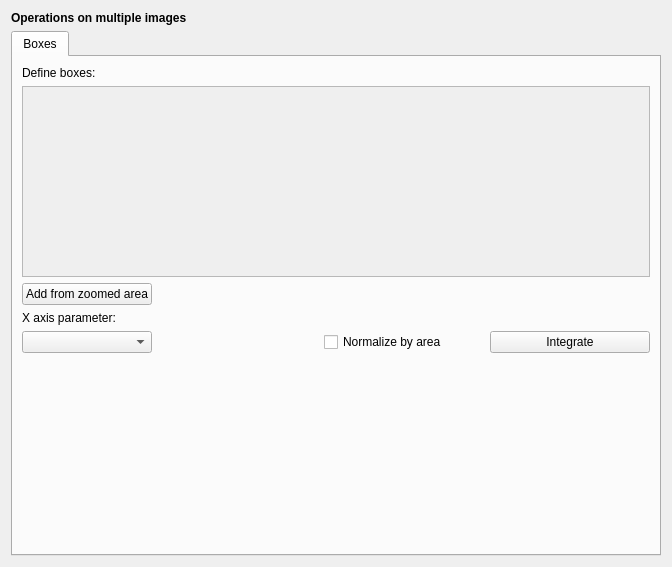
<?xml version="1.0" encoding="UTF-8"?>
<ui version="4.0">
 <class>Form</class>
 <widget class="QWidget" name="Form">
  <property name="geometry">
   <rect>
    <x>0</x>
    <y>0</y>
    <width>659</width>
    <height>567</height>
   </rect>
  </property>
  <property name="windowTitle">
   <string>Form</string>
  </property>
  <layout class="QVBoxLayout" name="verticalLayout">
   <item>
    <widget class="QLabel" name="label_10">
     <property name="font">
      <font>
       <weight>75</weight>
       <bold>true</bold>
      </font>
     </property>
     <property name="text">
      <string>Operations on multiple images</string>
     </property>
    </widget>
   </item>
   <item>
    <widget class="QTabWidget" name="tabWidget">
     <property name="currentIndex">
      <number>0</number>
     </property>
     <widget class="QWidget" name="tab_2">
      <attribute name="title">
       <string>Boxes</string>
      </attribute>
      <layout class="QGridLayout" name="gridLayout">
       <item row="5" column="0" colspan="4">
        <spacer name="verticalSpacer">
         <property name="orientation">
          <enum>Qt::Vertical</enum>
         </property>
         <property name="sizeHint" stdset="0">
          <size>
           <width>628</width>
           <height>192</height>
          </size>
         </property>
        </spacer>
       </item>
       <item row="0" column="0">
        <widget class="QLabel" name="label_2">
         <property name="sizePolicy">
          <sizepolicy hsizetype="Fixed" vsizetype="Preferred">
           <horstretch>0</horstretch>
           <verstretch>0</verstretch>
          </sizepolicy>
         </property>
         <property name="text">
          <string>Define boxes:</string>
         </property>
        </widget>
       </item>
       <item row="1" column="0" colspan="4">
        <widget class="QScrollArea" name="boxArea">
         <property name="widgetResizable">
          <bool>true</bool>
         </property>
         <widget class="QWidget" name="scrollAreaWidgetContents">
          <property name="geometry">
           <rect>
            <x>0</x>
            <y>0</y>
            <width>625</width>
            <height>189</height>
           </rect>
          </property>
          <layout class="QVBoxLayout" name="verticalLayout_4">
           <item>
            <layout class="QVBoxLayout" name="boxLayout">
             <item>
              <spacer name="verticalSpacer_3">
               <property name="orientation">
                <enum>Qt::Vertical</enum>
               </property>
               <property name="sizeHint" stdset="0">
                <size>
                 <width>20</width>
                 <height>40</height>
                </size>
               </property>
              </spacer>
             </item>
            </layout>
           </item>
          </layout>
         </widget>
        </widget>
       </item>
       <item row="2" column="0">
        <widget class="QPushButton" name="addboxBtn">
         <property name="text">
          <string>Add from zoomed area</string>
         </property>
        </widget>
       </item>
       <item row="4" column="3">
        <widget class="QPushButton" name="integrateBtn">
         <property name="text">
          <string>Integrate</string>
         </property>
        </widget>
       </item>
       <item row="4" column="0">
        <widget class="QComboBox" name="xparamBox"/>
       </item>
       <item row="3" column="0">
        <widget class="QLabel" name="label">
         <property name="text">
          <string>X axis parameter:</string>
         </property>
        </widget>
       </item>
       <item row="4" column="2">
        <widget class="QCheckBox" name="boxNormBox">
         <property name="text">
          <string>Normalize by area</string>
         </property>
        </widget>
       </item>
      </layout>
     </widget>
    </widget>
   </item>
  </layout>
 </widget>
 <resources>
  <include location="../../resource/gui.qrc"/>
 </resources>
 <connections/>
</ui>
